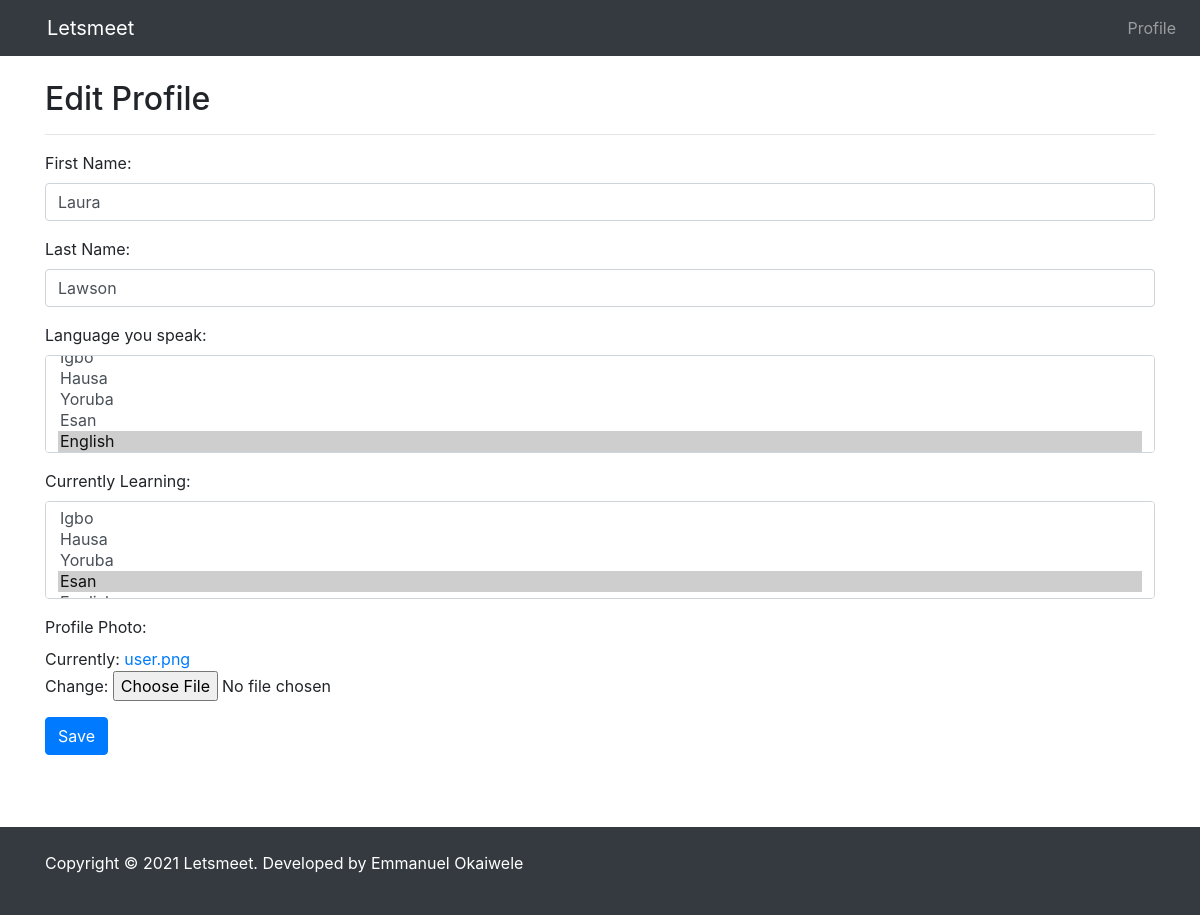
Page /edit/ (signed in) on the committed database.
### pages/models.py (models this page shows, shortened)
class Profile(models.Model):
    user = models.OneToOneField(User, blank=True,null=True,on_delete=models.CASCADE)
    first = models.CharField(max_length=200,blank=True,null=True,)
    last = models.CharField(max_length=200,blank=True,null=True,)
    photo = models.ImageField(default='user.png', upload_to='photos/%y/%m', blank=True,null=True)
    friends = models.ManyToManyField('self',blank=True)
    speaks = models.CharField(max_length=200,blank=True,null=True)
    is_learning =  models.CharField(max_length=200, blank=True,null=True)
    def get_absolute_url(self):
        return reverse("pages:profile", kwargs={"profile_id": self.pk})
    class Meta:
        ordering = ['-id']

### pages/views.py (the view)
# urls.py: path('edit/', edit_profile, name="edit"),
def edit_profile(request):
    if request.method == "POST":
        form = ProfileEditForm(instance=request.user.profile, data=request.POST, files=request.FILES)
        if form.is_valid():
            obj = form.save(commit=False)
            obj.speaks = form.from_value_to_label('speaks')
            obj.is_learning = form.from_value_to_label('is_learning')
            obj.save()
            messages.success(request, "Profile updated successfully")
            return redirect('pages:profile', profile_id=request.user.profile.id)
    else:
        is_learning = from_label_to_value(request, 'is_learning')
        speaks = from_label_to_value(request, 'speaks')
        form = ProfileEditForm(instance=request.user.profile, initial={'is_learning': is_learning, 'speaks': speaks})
    return render(request, 'pages/edit.html',{'form':form})

### pages/forms.py (shortened to what this page needs)
class ProfileEditForm(forms.ModelForm):
    first = forms.CharField(label='First Name', widget=forms.TextInput(attrs={'class':'form-control'}))
    last = forms.CharField(label='Last Name', widget=forms.TextInput(attrs={'class':'form-control'}))
    speaks = forms.MultipleChoiceField(label='Language you speak', choices=LANGUAGE_CHOICES, widget=forms.SelectMultiple(attrs={'class':'form-control'}))
    is_learning = forms.MultipleChoiceField(label='Currently Learning', choices=LANGUAGE_CHOICES, widget=forms.SelectMultiple(attrs={'class':'form-control'}))
    photo = forms.ImageField(label='Profile Photo')
    class Meta:
        model = Profile
        fields = ['first','last','speaks','is_learning','photo']

### pages/utils.py (called while the page is built)
def from_label_to_value(request, field):
    if field == 'speaks':
        labels = request.user.profile.speaks
    else:
        labels = request.user.profile.is_learning
    if labels is not None:
        values = [value for value,label in LANGUAGE_CHOICES if label in labels]
        values = [int(i) for i in values]
    else:
        values = ''
    return values

### pages/templates/pages/edit.html (shortened to what this page needs)
{% extends 'pages/base.html' %}
{% block content  %}
<div class="clk-sm-8 mx-auto mb-5">
    <h2>Edit Profile</h2><hr>
    <form method="POST" autocomplete="off">
        {% for field in form %}
        <p>
        {{ field.label_tag }}<br>
        {{ field }}
        </p>
        {% endfor %}
        <button type="submit" class="btn btn-primary">Save </button>
    </form><br>
</div>
{% endblock content  %}

### rows in the picture
Profile: form "Laura" "Lawson" "Hausa / Yoruba / Esan / English ☑" "Igbo / Hausa / Yoruba / Esan ☑"

### other values in the picture
{{ field.label_tag }} "First Name:" "Last Name:" "Language you speak:" "Currently Learning:" "Profile Photo:"
